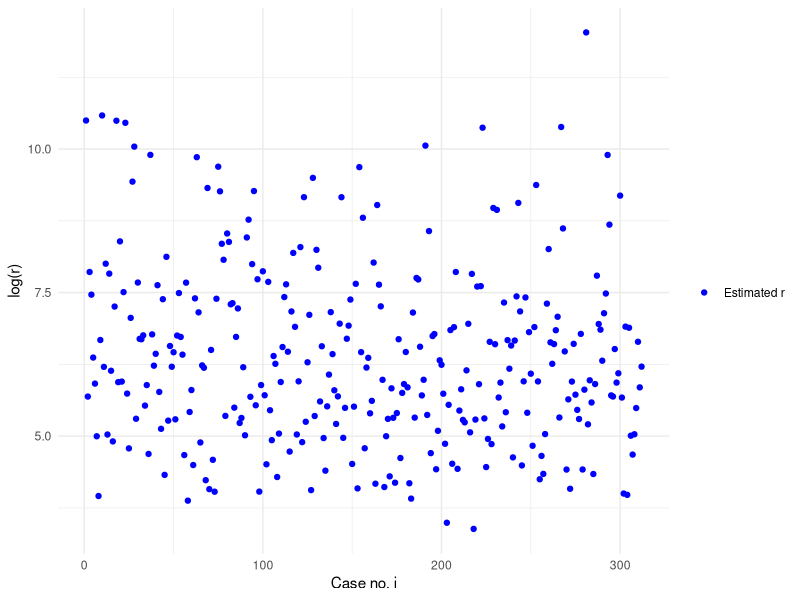
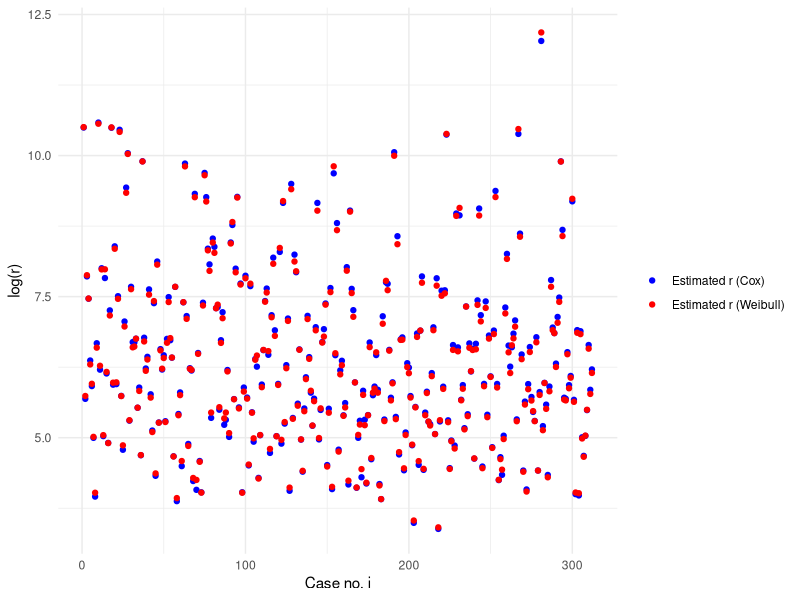
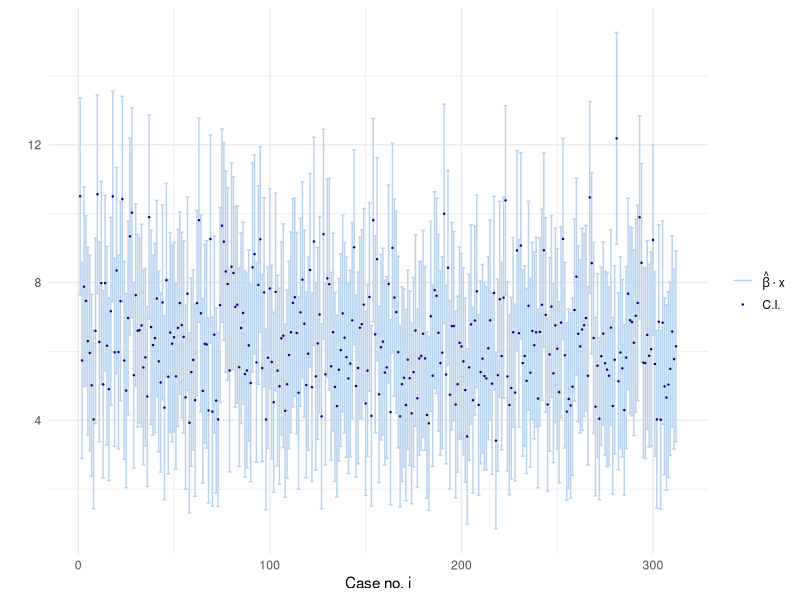
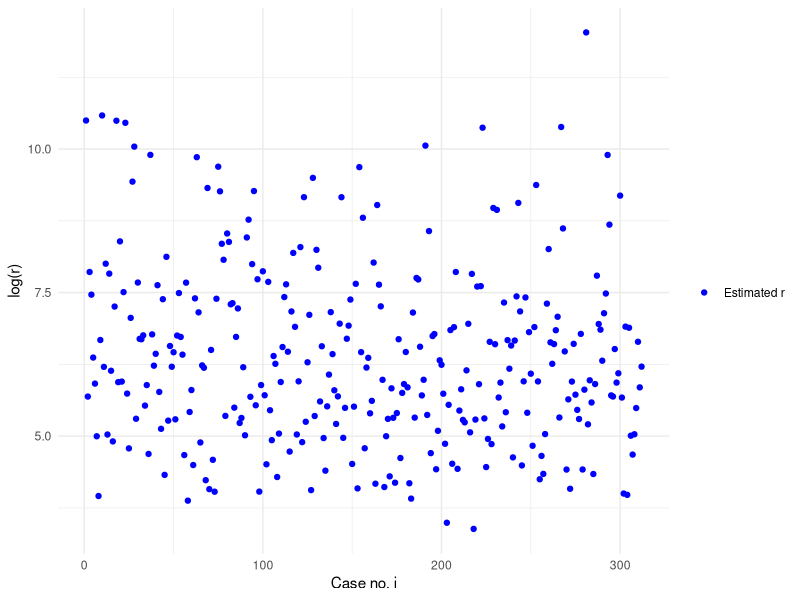
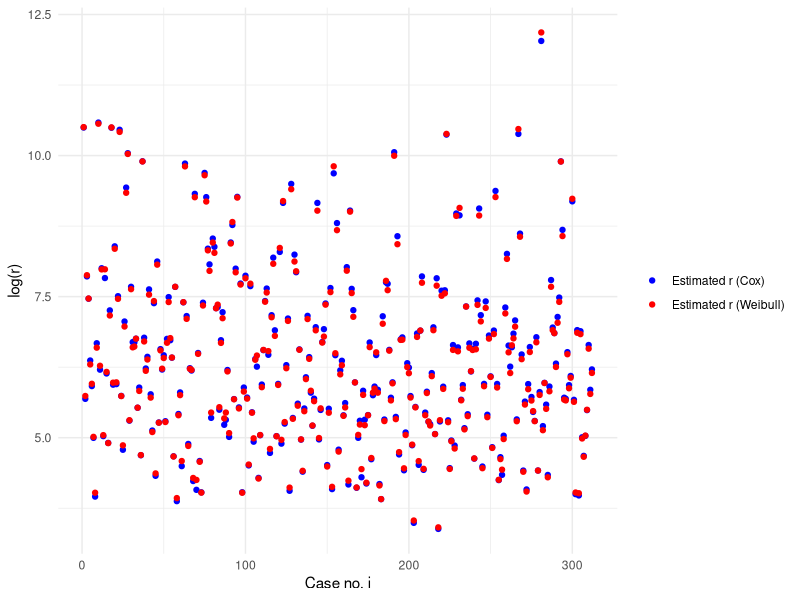
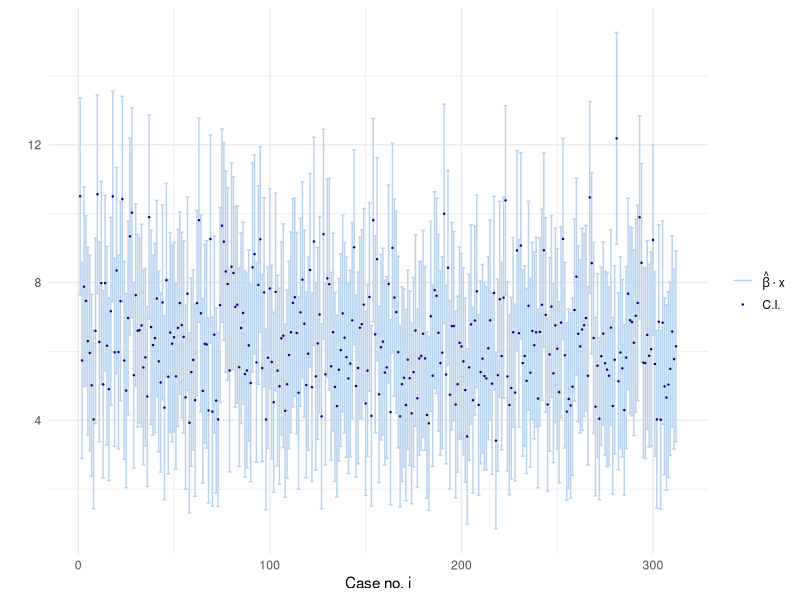

Recreate these plots in R, in order.
### Problem 1 ----
library(survival)
library(xtable)
library(ggplot2)
data(pbc,package="survival")

## a) ----

# Construct train dataset
train <- pbc[1:312, 
             c("age", "sex", "ascites", "hepato", "spiders", "edema",
               "bili", "albumin", "protime", "alk.phos", "ast", "stage",
               "trt", "time")] # pick out first 312 observation
# Add censor column
censor <- pbc$status[1:312]
censor[censor == 1] = 0
censor[censor == 2] = 1
train$censor <-  censor
# Add square and log() of continuous variables
train$age2 <- (train$age)^2
train$lage <- log(train$age)
train$bili2 <- (train$bili)^2
train$lbili <- log(train$bili)
train$albumin2 <- (train$albumin)^2
train$lalbumin <- log(train$albumin)
train$protime2 <- (train$protime)^2
train$lprotime <- log(train$protime)
train$alk.phos2 <- (train$alk.phos)^2
train$lalk.phos <- log(train$alk.phos)
train$ast2 <- (train$ast)^2
train$last <- log(train$ast)


# Elimination strategy: Remove highest p-value until all <= 0.05.
# Function for backward elimination of features:
elim <- function(df, model.type = "cox"){
  y <- "Surv(time, censor)"
  covariates <- setdiff(colnames(df), c("time", "censor"))
  removed <- c()
  p.above <- TRUE
  while(p.above){
    formula <- as.formula(paste(y, paste(covariates, collapse=" + "), 
                                sep=" ~ ")) # Create formula
    model <- p.vals <- NA
    if(model.type == "cox"){
      model <- coxph(formula, data = df)
      s <- summary(model)
      p.vals <- s$coefficients[,5]
    } else if(model.type == "surv"){
      model <- survreg(formula, data = df)
      s <- summary(model)
      p.vals <- s$table[2:(length(covariates)+1), 4]
    } else{
      stop("Invalid model.")
    }
    if(sum(p.vals > 0.05) == 0 || length(covariates) == 1){ # Stop elim
      p.above = FALSE
    } else{
      remove <- which(p.vals == max(p.vals))
      removed <- c(removed, covariates[remove])
      covariates <- covariates[-remove]
    }
  }
  return(list(model = model, removed = removed))
}

# Run step-wise backward elimination procedure
elim.cox <- elim(train)
elim.cox$removed
mod.cox <- elim.cox$model

r.cox <- exp(as.matrix(train[, names(mod.cox$coefficients)]) %*%
               mod.cox$coefficients)

# Plot errf
r.df <- data.frame(log.r.cox = log(r.cox), r.cox = r.cox, x = 1:312)
ggplot(r.df, aes(x = x)) + geom_point(aes(y = log.r.cox, color = "Estimated r")) +
  xlab("Case no. i") + ylab("log(r)") + 
  scale_color_manual(name = " ", values = c("Estimated r" = "blue")) + 
  theme_minimal()
ggsave("figures/errf_cox.pdf", height = 5, width = 8)

## b) ----
elim.surv <- elim(train, model.type = "surv")
elim.surv$removed
mod.surv <- elim.surv$model

# Find corresponding coefficients
gamma <- mod.surv$coefficients
beta <- -gamma[2:length(gamma)]/mod.surv$scale
r.surv <- exp(as.matrix(train[, names(beta)]) %*%
               beta)

# Plot errf together
r.df$r.surv <- r.surv
r.df$log.r.surv <- log(r.surv)
ggplot(r.df, aes(x = x)) + 
  geom_point(aes(y = log.r.cox, color = "Estimated r (Cox)"))+
  geom_point(aes(y = log.r.surv, color = "Estimated r (Weibull)")) + 
  xlab("Case no. i") + ylab("log(r)") + 
  scale_color_manual(name = " ", 
                     values = c("Estimated r (Cox)" = "blue", 
                                            "Estimated r (Weibull)" = "red")) + 
  theme_minimal()
ggsave("figures/errf_both.pdf", height = 5, width = 8)

## c) ----
# Construct table with coefficients
sum.surv <- summary(mod.surv)
p.vals <- sum.surv$table[2:(length(mod.surv$coefficients)),4]
df <- data.frame("coef" = beta, "p-value" = p.vals)
xtable(df, digits = 4)


## d) ----
marg.var <- diag(sum.surv$var)
z.alpha <- qnorm(0.05, lower.tail = FALSE)
params <- sum.surv$table[,1]
lower <- params - z.alpha*sqrt(marg.var)
upper <- params + z.alpha*sqrt(marg.var)
conf.ints <- data.frame(upper = upper, lower = lower)
xtable(conf.ints, digits = 5)


# Remove??
f <- function(phi, gamma, x){
  val <- exp(-phi)*t(gamma)%*%x
  return(val)
}

var.T <- function(phi, gamma, x, var.phi, var.g, cov.pg){
  g.x <- t(gamma)%*%x
  val <- exp(-2*phi)*(g.x^2*var.phi + sum(x^2*var.g) -
                        2*g.x*sum(x*cov.pg))
  return(val)
}

# Find variance of errf
var.vec <- rep(NA, 312)
covariates <- names(tail(mod.surv$coefficients,-1))
phi <- params[8]
gamma <- params[2:8]
var.phi <- marg.var[9]
var.g <- marg.var[2:8]
cov.pg <- mod.surv$var[9, 2:8]
for(i in 1:312){
  x <- train[i, covariates]
  var.vec[i] <- var.T(phi, as.numeric(gamma), as.numeric(x),
                      var.phi, var.g, cov.pg) 
}

r.df$upper <- r.df$log.r.surv + z.alpha*sqrt(var.vec)
r.df$lower <- r.df$log.r.surv - z.alpha*sqrt(var.vec)

ggplot(r.df, aes(x = x)) + 
  geom_errorbar(aes(ymin=lower, ymax=upper, colour="Confidence interval"), width=2, size = 0.5) + 
  geom_point(aes(y = log.r.surv, color = "Estimated r (Weibull)"), size = 0.2) +
  xlab("Case no. i") + ylab(" ") + 
  scale_color_manual(name = " ", 
                     values = c("Estimated r (Weibull)" = "blue4", 
                                "Confidence interval" = "slategray2" ),
                     labels = expression(hat(beta)%.%x, paste("C.I."))) + 
  theme_minimal()
ggsave("figures/errf_confint.pdf", height = 4, width = 10)
